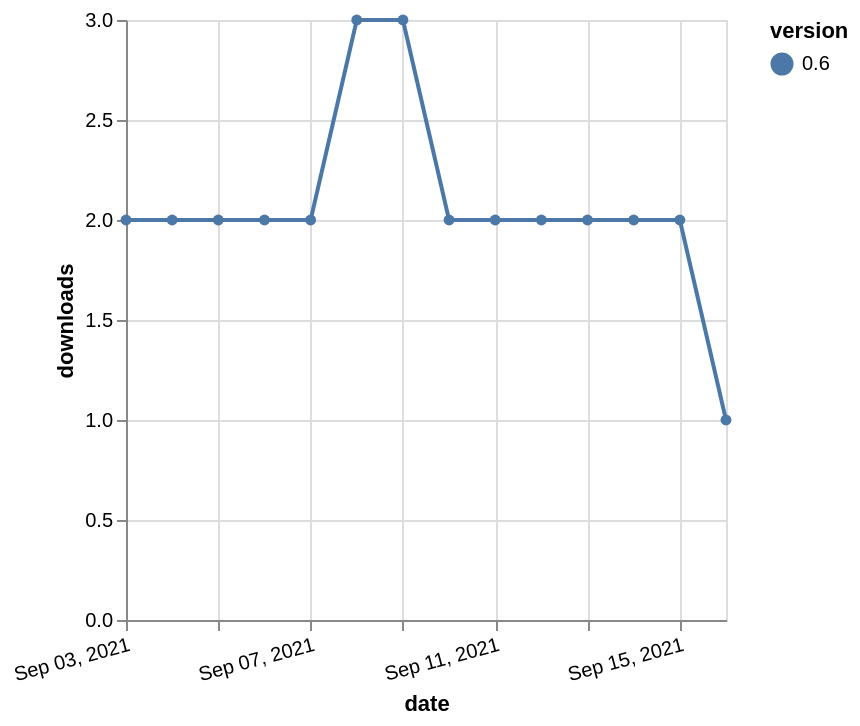

Vega-Lite specification stored for this chart:
### Vega-Lite specification from a JSON file in a GitHub repository (floating-point values rounded to 4 significant figures)
{"$schema": "https://vega.github.io/schema/vega-lite/v5.json", "description": "A simple bar chart with embedded data.", "data": {"values": [{"date": "2021-09-03", "total": 2550, "delta": 2, "version": "0.6"}, {"date": "2021-09-04", "total": 2552, "delta": 2, "version": "0.6"}, {"date": "2021-09-05", "total": 2554, "delta": 2, "version": "0.6"}, {"date": "2021-09-06", "total": 2556, "delta": 2, "version": "0.6"}, {"date": "2021-09-07", "total": 2558, "delta": 2, "version": "0.6"}, {"date": "2021-09-08", "total": 2561, "delta": 3, "version": "0.6"}, {"date": "2021-09-09", "total": 2564, "delta": 3, "version": "0.6"}, {"date": "2021-09-10", "total": 2566, "delta": 2, "version": "0.6"}, {"date": "2021-09-11", "total": 2568, "delta": 2, "version": "0.6"}, {"date": "2021-09-12", "total": 2570, "delta": 2, "version": "0.6"}, {"date": "2021-09-13", "total": 2572, "delta": 2, "version": "0.6"}, {"date": "2021-09-14", "total": 2574, "delta": 2, "version": "0.6"}, {"date": "2021-09-15", "total": 2576, "delta": 2, "version": "0.6"}, {"date": "2021-09-16", "total": 2577, "delta": 1, "version": "0.6"}]}, "width": "container", "mark": {"type": "line", "point": {"filled": true}}, "encoding": {"x": {"field": "date", "type": "temporal", "timeUnit": "yearmonthdate", "title": "date", "axis": {"labelAngle": -15}}, "y": {"field": "delta", "type": "quantitative", "title": "downloads"}, "color": {"field": "version", "type": "nominal"}, "tooltip": {"field": "delta"}}}
